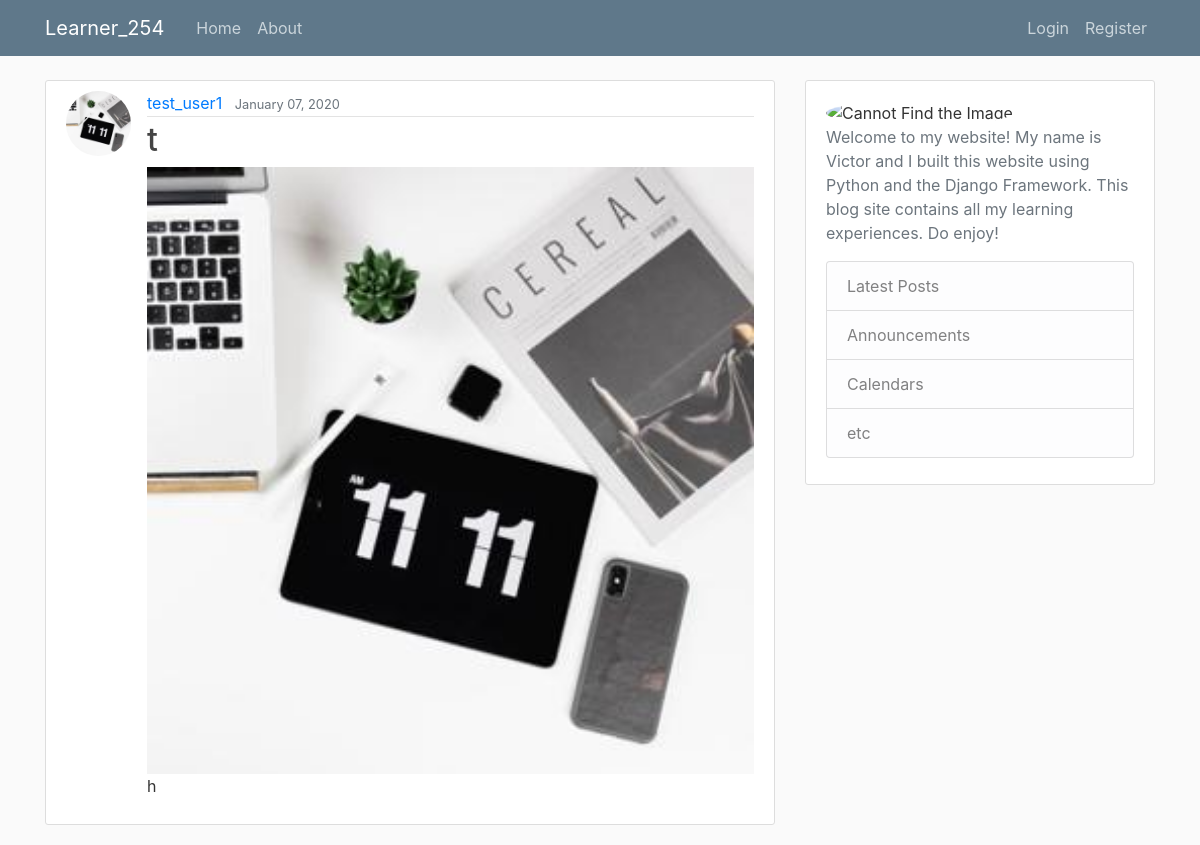
Screenshot of /post/128/ with the database file from the repository.
### blog/models.py (models this page shows, shortened)
class Post(models.Model):
    title = models.CharField(max_length=100)
    content = RichTextUploadingField(config_name="full")
    date_posted = models.DateTimeField(default=timezone.now)
    author = models.ForeignKey(User, on_delete=models.CASCADE)
    objects = models.Manager()
    image = models.ImageField(default="default.jpg", upload_to="post_pics")

### users/models.py (models this page shows, shortened)
class Profile(models.Model):
    user = models.OneToOneField(User, on_delete=models.CASCADE)
    image = models.ImageField(default="default.jpg", upload_to="profile_pics")

### blog/views.py (the view)
# urls.py: path("post/<int:pk>/", PostDetailView.as_view(), name="post-detail"),
class PostDetailView(DetailView):
    model = Post

### blog/templates/blog/post_detail.html (shortened to what this page needs)
{% extends "blog/base.html" %}
{% block content %}
<article class="media content-section">
    <img class="rounded-circle article-img" src="{{object.author.profile.image.url}}" alt="">
    <div class="media-body">
        <div class="article-metadata">
            <a class="mr-2" href="{% url 'user-posts' object.author.username %}">{{ object.author }}</a>
            <small class="text-muted">{{ object.date_posted | date:"F d, Y" }}</small>
        </div>
        <h2 class="article-title">{{ object.title }}</h2>
        <img class="img-responsive" src="{{object.image.url}}" alt="" width="100%">
        <p class="article-content">{{ object.content|safe }}</p>
    </div>
</article>
{% endblock content %}
{% block sidebar %}
<img class="rounded-circle"
    src="https://iamlearningstorage.blob.core.windows.net/media/media%2Fprofile_pics%2FMe_Eni_and_Jachin_Clipped.jpg"
    alt="Cannot Find the Image" width="50%">
<p class='text-muted'>Welcome to my website! My name is Victor and I built this website using Python and the Django
    Framework. This blog site contains all my learning experiences. Do enjoy!
<ul class="list-group">
    <li class="list-group-item list-group-item-light">Latest Posts</li>
    <li class="list-group-item list-group-item-light">Announcements</li>
    <li class="list-group-item list-group-item-light">Calendars</li>
    <li class="list-group-item list-group-item-light">etc</li>
</ul>
</p>
{% endblock sidebar %}

### static/blog/main.css (style rules this page uses)
body { background: #fafafa; color: #333333; margin-top: 5rem; }
h1, h2, h3, h4, h5, h6 { color: #444444; }
ul { margin: 0; }
.content-section { background: #ffffff; padding: 10px 20px; border: 1px solid #dddddd; border-radius: 3px; margin-bottom: 20px; }
.article-title { color: #444444; }
.article-content { white-space: pre-line; }
.article-img { height: 65px; width: 65px; margin-right: 16px; }
.article-metadata { padding-bottom: 1px; margin-bottom: 4px; border-bottom: 1px solid #e3e3e3 }

### rows the page displays
Post: author.profile.image (placeholder picture), author "test_user1", date_posted "January 07, 2020", title "t", image (placeholder picture), content "h"
